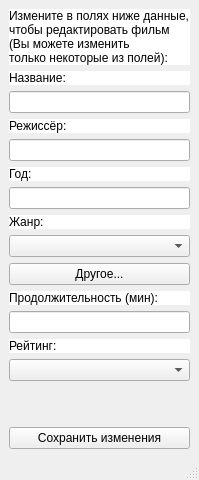
<?xml version="1.0" encoding="UTF-8"?>
<ui version="4.0">
 <class>MainWindow</class>
 <widget class="QMainWindow" name="MainWindow">
  <property name="geometry">
   <rect>
    <x>0</x>
    <y>0</y>
    <width>183</width>
    <height>477</height>
   </rect>
  </property>
  <property name="windowTitle">
   <string>MainWindow</string>
  </property>
  <widget class="QWidget" name="centralwidget">
   <layout class="QVBoxLayout" name="verticalLayout">
    <item>
     <widget class="QLabel" name="label_8">
      <property name="styleSheet">
       <string notr="true">background-color: rgb(255, 255, 255);</string>
      </property>
      <property name="text">
       <string>Измените в полях ниже данные,
чтобы редактировать фильм
(Вы можете изменить
только некоторые из полей):</string>
      </property>
     </widget>
    </item>
    <item>
     <widget class="QLabel" name="label_2">
      <property name="styleSheet">
       <string notr="true">background-color: rgb(255, 255, 255);</string>
      </property>
      <property name="text">
       <string>Название:</string>
      </property>
     </widget>
    </item>
    <item>
     <widget class="QLineEdit" name="title"/>
    </item>
    <item>
     <widget class="QLabel" name="label_5">
      <property name="styleSheet">
       <string notr="true">background-color: rgb(255, 255, 255);</string>
      </property>
      <property name="text">
       <string>Режиссёр:</string>
      </property>
     </widget>
    </item>
    <item>
     <widget class="QLineEdit" name="director"/>
    </item>
    <item>
     <widget class="QLabel" name="label">
      <property name="styleSheet">
       <string notr="true">background-color: rgb(255, 255, 255);</string>
      </property>
      <property name="text">
       <string>Год:</string>
      </property>
     </widget>
    </item>
    <item>
     <widget class="QLineEdit" name="year"/>
    </item>
    <item>
     <widget class="QLabel" name="label_6">
      <property name="styleSheet">
       <string notr="true">background-color: rgb(255, 255, 255);</string>
      </property>
      <property name="text">
       <string>Жанр:</string>
      </property>
     </widget>
    </item>
    <item>
     <widget class="QComboBox" name="genre"/>
    </item>
    <item>
     <widget class="QPushButton" name="other">
      <property name="text">
       <string>Другое...</string>
      </property>
     </widget>
    </item>
    <item>
     <widget class="QLabel" name="label_3">
      <property name="styleSheet">
       <string notr="true">background-color: rgb(255, 255, 255);</string>
      </property>
      <property name="text">
       <string>Продолжительность (мин):</string>
      </property>
     </widget>
    </item>
    <item>
     <widget class="QLineEdit" name="duration"/>
    </item>
    <item>
     <widget class="QLabel" name="label_7">
      <property name="styleSheet">
       <string notr="true">background-color: rgb(255, 255, 255);</string>
      </property>
      <property name="text">
       <string>Рейтинг:</string>
      </property>
     </widget>
    </item>
    <item>
     <widget class="QComboBox" name="rating"/>
    </item>
    <item>
     <widget class="QLabel" name="label_4">
      <property name="text">
       <string/>
      </property>
     </widget>
    </item>
    <item>
     <widget class="QLabel" name="label_9">
      <property name="text">
       <string/>
      </property>
     </widget>
    </item>
    <item>
     <widget class="QPushButton" name="save">
      <property name="text">
       <string>Сохранить изменения</string>
      </property>
     </widget>
    </item>
   </layout>
  </widget>
  <widget class="QMenuBar" name="menubar">
   <property name="geometry">
    <rect>
     <x>0</x>
     <y>0</y>
     <width>183</width>
     <height>21</height>
    </rect>
   </property>
  </widget>
  <widget class="QStatusBar" name="statusbar"/>
 </widget>
 <resources/>
 <connections/>
</ui>
